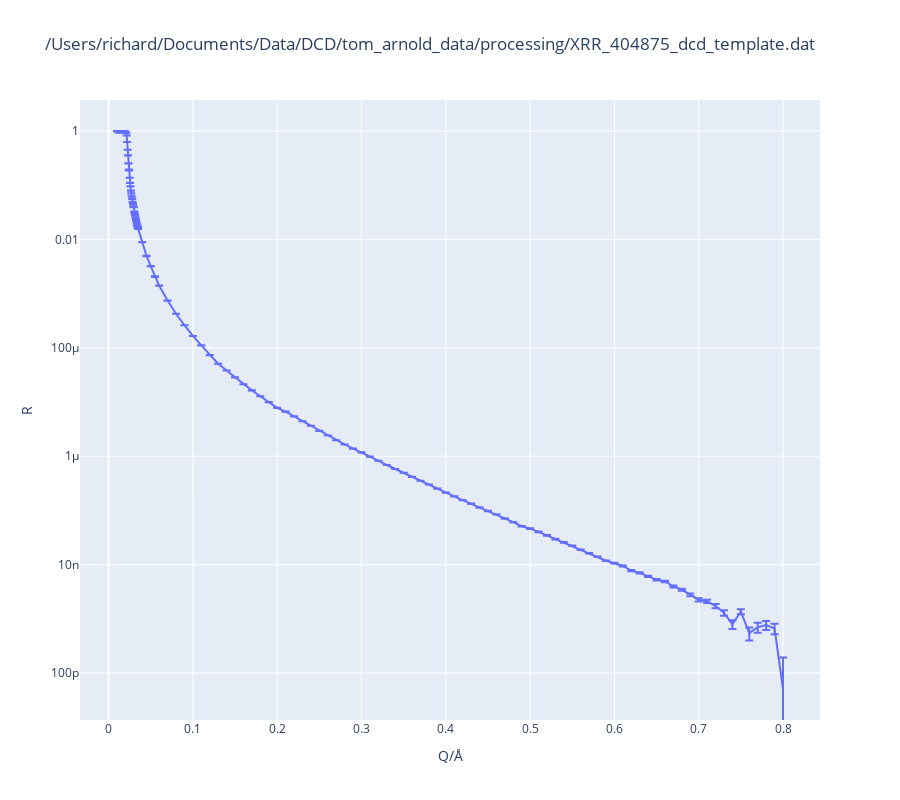

The code cell stored with this chart in its notebook:
### Code cell
# Plot the data.
fig = go.Figure().update_layout(title=FIGURE_TITLE,
                                xaxis_title='Q/Å', yaxis_title='R',
                                width=900, height=800, autosize=False)
fig.add_trace(go.Scatter(x=x, y=y,
    error_y={
        "type": 'data',
        "array": yerr,
        "visible": True})
)

if IS_LOG:
    fig.update_yaxes(type='log')


fig.show()

### Figure 1 — Plotly figure (JSON) as saved in the notebook; plotly's stock layout.template omitted (floating-point values rounded to 4 significant figures; data arrays with more than 128 entries replaced by an {"elided": "..."} marker saying what was removed)
{"data": [{"error_y": {"array": {"elided": "131 float values"}, "type": "data", "visible": true}, "type": "scatter", "x": {"elided": "131 float values"}, "y": {"elided": "131 float values"}}], "layout": {"autosize": false, "height": 800, "title": {"text": "/Users/richard/Documents/Data/DCD/tom_arnold_data/processing/XRR_404875_dcd_template.dat"}, "width": 900, "xaxis": {"title": {"text": "Q/Å"}}, "yaxis": {"title": {"text": "R"}, "type": "log"}}}
